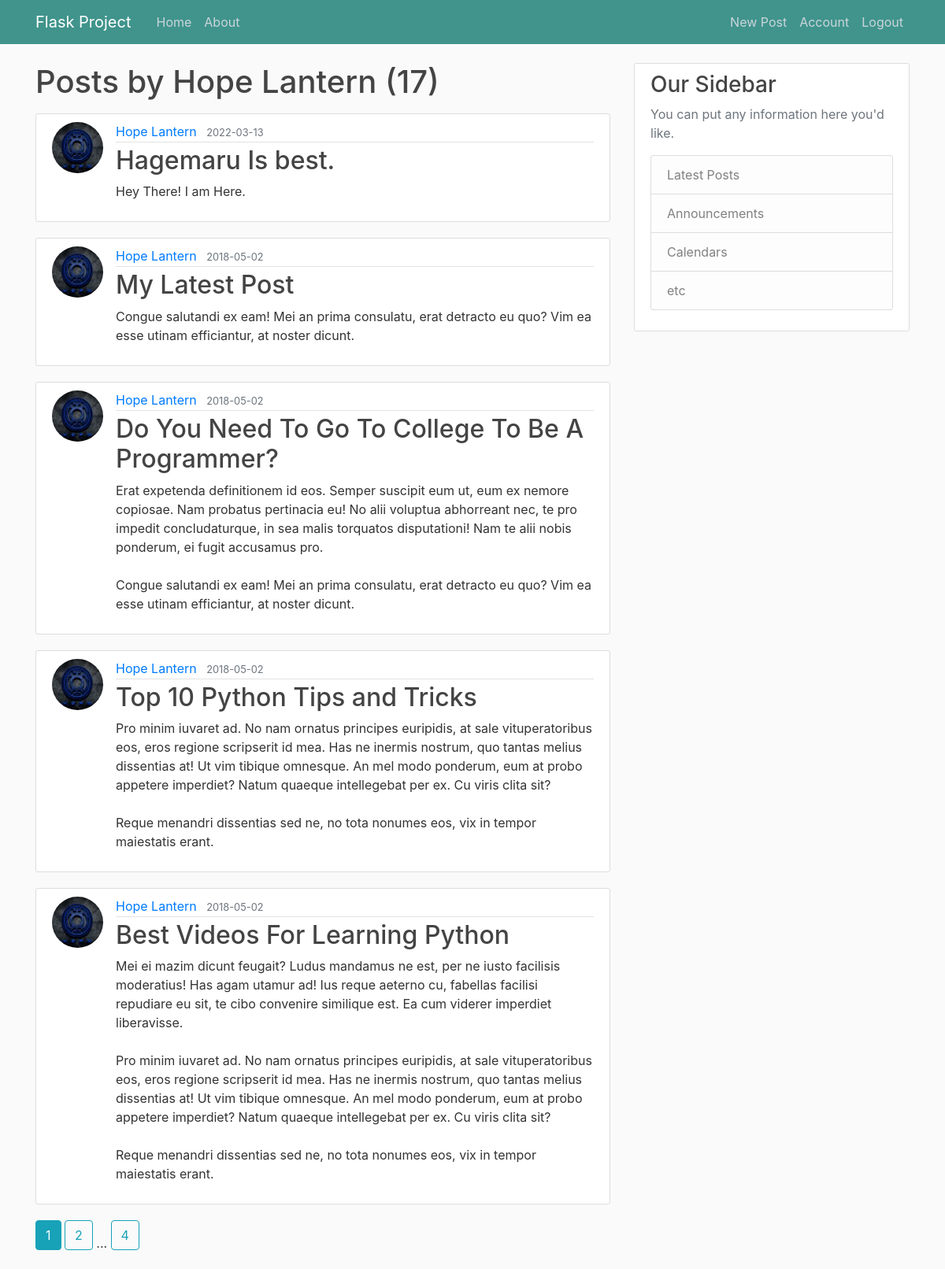
Page /user/Hope Lantern (signed in) on the committed database.
### flaskproject/models.py (models this page shows, shortened)
class User(db.Model, UserMixin):
    id = db.Column(db.Integer, primary_key=True)
    username = db.Column(db.String(20), unique=True, nullable=False)
    email = db.Column(db.String(120), unique=True, nullable=False)
    image_file = db.Column(db.String(20), nullable=False,
                           default='default.jpg')
    password = db.Column(db.String(20), nullable=False)
    posts = db.relationship('Post', backref='author', lazy=True)

class Post(db.Model):
    id = db.Column(db.Integer, primary_key=True)
    title = db.Column(db.String(100), nullable=False)
    date_posted = db.Column(db.DateTime, nullable=False,
                            default=datetime.utcnow)
    content = db.Column(db.Text, nullable=False)
    user_id = db.Column(db.Integer, db.ForeignKey('user.id'), nullable=False)

### flaskproject/routes.py (the view)
@app.route("/user/<string:username>")
@app.route("/home")
def user_posts(username):
    page = request.args.get('page', 1, type=int)
    user = User.query.filter_by(username=username).first_or_404()
    posts = Post.query.filter_by(author=user).order_by(
        Post.date_posted.desc()).paginate(page=page, per_page=5)
    return render_template('user_posts.html', posts=posts, user=user)

### flaskproject/models.py (called while the page is built)
@login_manager.user_loader
def load_user(user_id):
    return User.query.get(int(user_id))

### flaskproject/templates/user_posts.html
{% extends 'layout.html' %}
{% block content %}
  <h1 class="mb-3">Posts by {{ user.username }} ({{posts.total}})</h1>
    {% for post in posts.items %}
        <article class="media content-section">
          <img class="rounded-circle article-img" src="{{ url_for('static',filename='profile_pics/' + post.author.image_file) }}">
          <div class="media-body">
            <div class="article-metadata">
              <a class="mr-2" href="{{ url_for('user_posts', username=post.author.username) }}">{{ post.author.username }}</a>
              <small class="text-muted">{{ post.date_posted.strftime('%Y-%m-%d') }}</small>
            </div>
            <h2><a class="article-title" href="{{ url_for('post', post_id=post.id) }}">{{ post.title }}</a></h2>
            <p class="article-content">{{ post.content }}</p>
          </div>
        </article>
    {% endfor %}
    {% for page_num in posts.iter_pages(left_edge=1, right_edge=1, left_current=1, right_current=2) %}
        {% if page_num %}
          {% if posts.page == page_num %}
            <a class="btn btn-info mb-4" href="{{ url_for('user_posts', username=user.username ,page=page_num) }}"> {{ page_num }} </a>
          {% else %}
             <a class="btn btn-outline-info mb-4" href="{{ url_for('user_posts', username=user.username ,page=page_num) }}"> {{ page_num }} </a>
          {% endif %}
        {% else %}
          ...
        {% endif %}
    {% endfor %}
{% endblock content %}

### flaskproject/static/main.css (style rules this page uses)
body { background: #fafafa; color: #333333; margin-top: 5rem; }
h1, h2, h3, h4, h5, h6 { color: #444444; }
.content-section { background: #ffffff; padding: 10px 20px; border: 1px solid #dddddd ; border-radius: 3px; margin-bottom: 20px; }
.article-title { color: #444444; }
.article-content { white-space: pre-line; }
.article-img { height: 65px; width: 65px; margin-right: 16px; }
.article-metadata { padding-bottom: 1px; margin-bottom: 4px; border-bottom: 1px solid #e3e3e3 }

### rows in the picture
User: username "Hope Lantern"
Post: image_file (picture), author.username "Hope Lantern", date_posted "2022-03-13", title "Hagemaru Is best.", content "Hey There! I am Here."
Post: image_file (picture), author.username "Hope Lantern", date_posted "2018-05-02", title "My Latest Post", content "Congue salutandi ex eam! Mei an prima consulatu, erat detracto eu quo? Vim ea esse utinam efficiantur, at noster dicunt."
Post: image_file (picture), author.username "Hope Lantern", date_posted "2018-05-02", title "Do You Need To Go To College To Be A Programmer?", content "Erat expetenda definitionem id eos. Semper suscipit eum ut, eum ex nemore copiosae. Nam probatus pertinacia eu! No alii voluptua abhorreant nec, te pro impedit concludaturque, in sea malis torquatos disputationi! Nam te alii nobis ponderum, ei fugit accusamus pro. Congue salutandi ex eam! Mei an prima consulatu, erat detracto eu quo? Vim ea esse utinam efficiantur, at noster dicunt."
Post: image_file (picture), author.username "Hope Lantern", date_posted "2018-05-02", title "Top 10 Python Tips and Tricks", content "Pro minim iuvaret ad. No nam ornatus principes euripidis, at sale vituperatoribus eos, eros regione scripserit id mea. Has ne inermis nostrum, quo tantas melius dissentias at! Ut vim tibique omnesque. An mel modo ponderum, eum at probo appetere imperdiet? Natum quaeque intellegebat per ex. Cu viris clita sit? Reque menandri dissentias sed ne, no tota nonumes eos, vix in tempor maiestatis erant."
Post: image_file (picture), author.username "Hope Lantern", date_posted "2018-05-02", title "Best Videos For Learning Python", content "Mei ei mazim dicunt feugait? Ludus mandamus ne est, per ne iusto facilisis moderatius! Has agam utamur ad! Ius reque aeterno cu, fabellas facilisi repudiare eu sit, te cibo convenire similique est. Ea cum viderer imperdiet liberavisse. Pro minim iuvaret ad. No nam ornatus principes euripidis, at sale vituperatoribus eos, eros regione scripserit id mea. Has ne inermis nostrum, quo tantas melius dissentias at! Ut vim tibique omnesque. An mel modo ponderum, eum at probo appetere imperdiet? Natum quaeque intellegebat per ex. Cu viris clita sit? Reque menandri dissentias sed ne, no tota nonumes eos, vix in tempor maiestatis erant."

### other values in the picture
{{ posts.total }} "17"
{{ page_num }} "1"
{{ page_num }} "2" "4"
